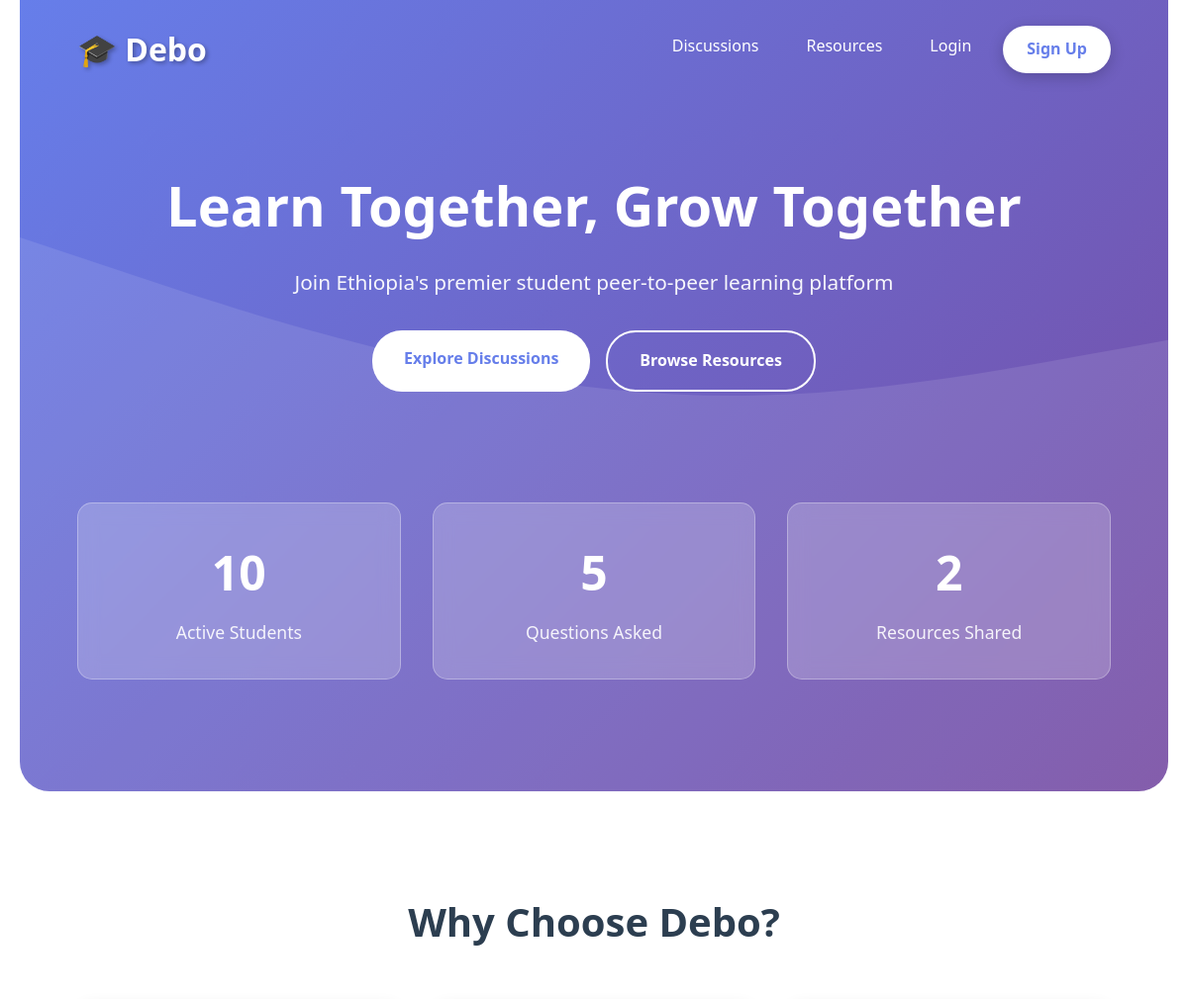
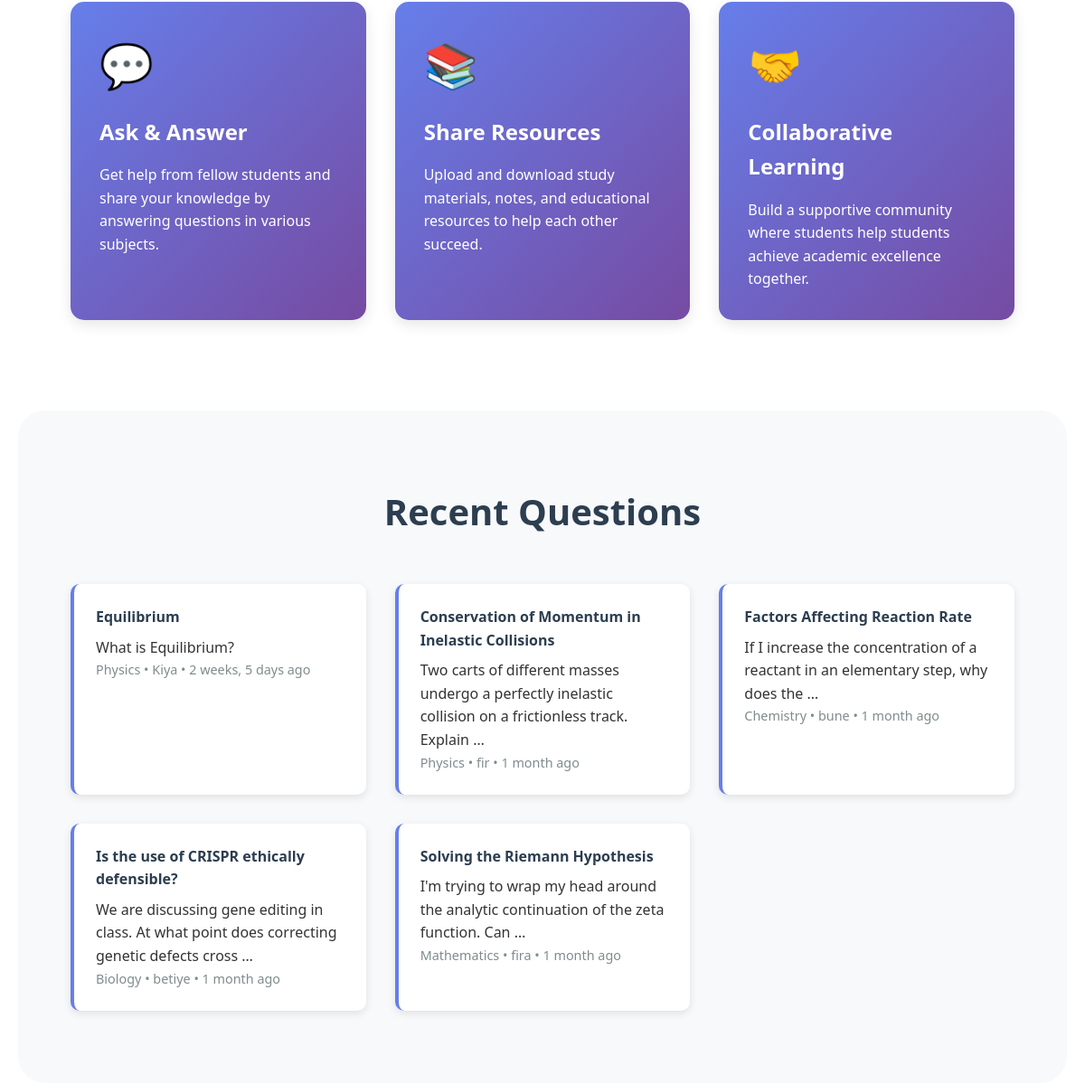
Before: / (upper part) with the older database file (2 pictures, top to bottom).
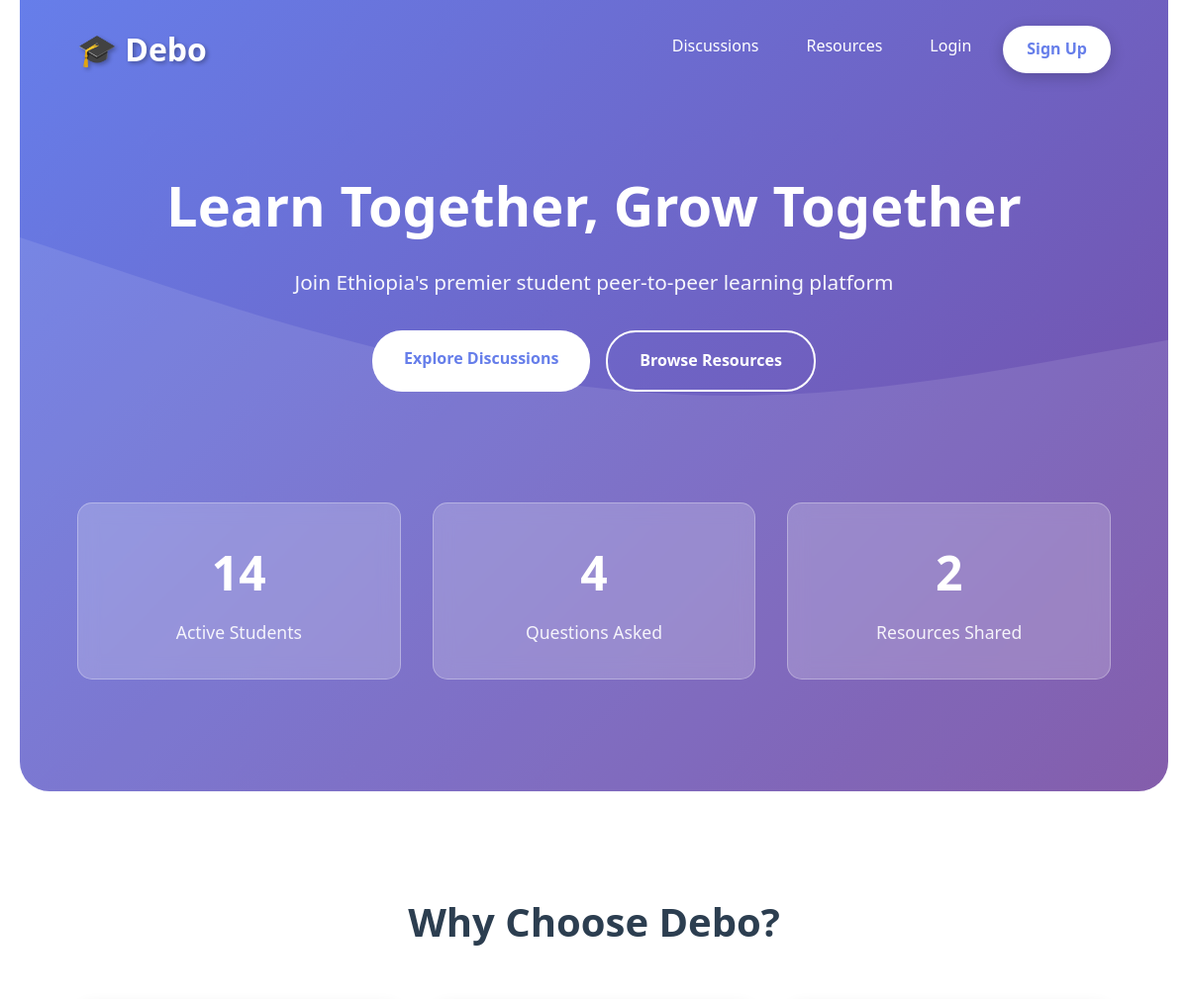
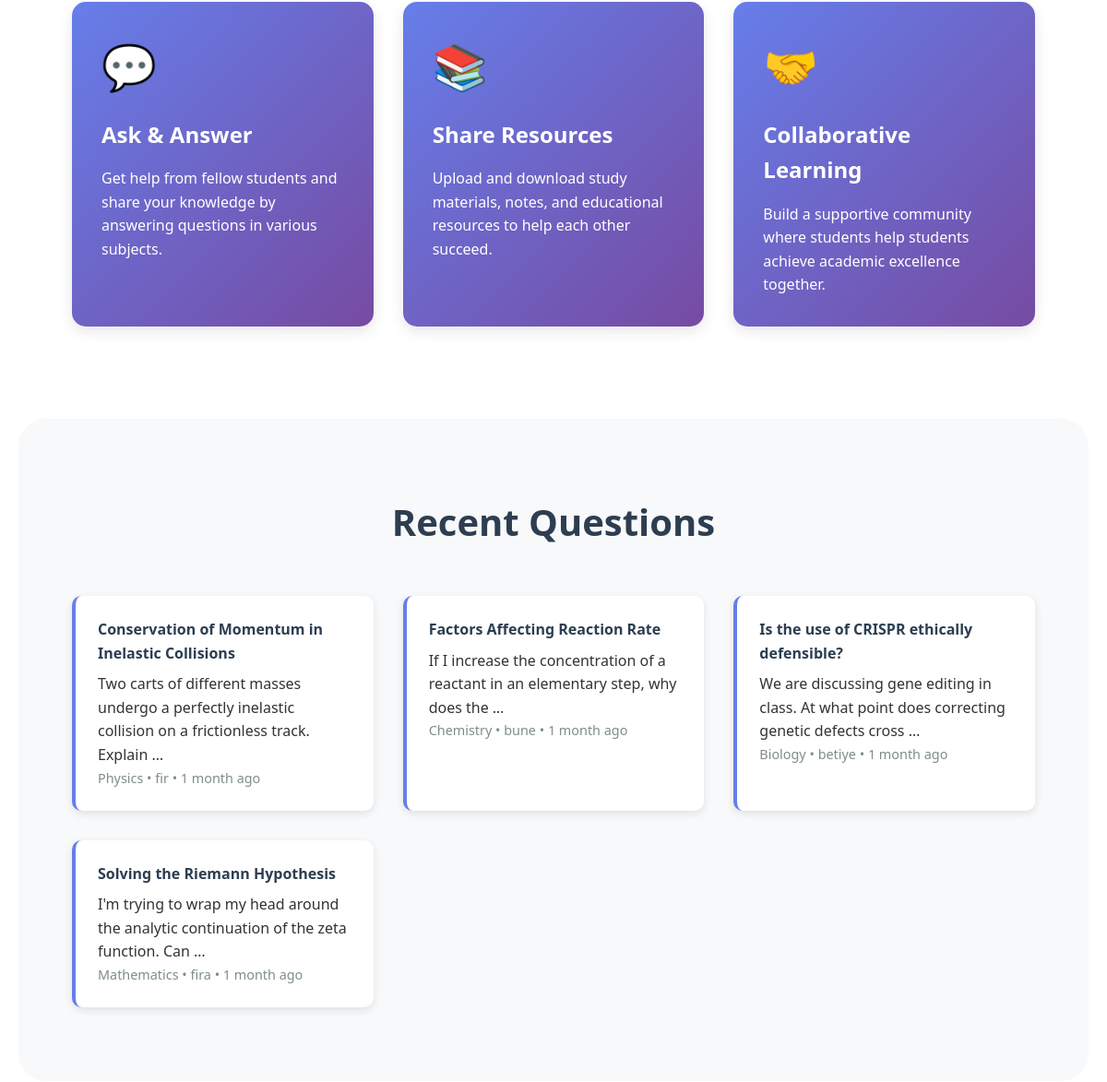
After: the same page with the newer database file (2 pictures, top to bottom).
### discussions/models.py (models this page shows, shortened)
class Question(models.Model):
    SUBJECT_CHOICES = [
        ('math', 'Mathematics'),
        ('science', 'Science'),
        ('english', 'English'),
        ('history', 'History'),
        ('computer', 'Computer Science'),
        ('physics', 'Physics'),
        ('chemistry', 'Chemistry'),
        ('biology', 'Biology'),
        ('other', 'Other'),
    ]
    author = models.ForeignKey(User, on_delete=models.CASCADE, related_name='questions')
    title = models.CharField(max_length=200)
    description = models.TextField()
    subject = models.CharField(max_length=20, choices=SUBJECT_CHOICES, default='other')
    created_at = models.DateTimeField(auto_now_add=True)
    updated_at = models.DateTimeField(auto_now=True)
    class Meta:
        ordering = ['-created_at']

### debo/views.py (the view)
# urls.py: path('', home, name='home'),
def home(request):
    recent_questions = Question.objects.all()[:5]
    recent_resources = Resource.objects.all()[:5]
    total_users = User.objects.count()
    total_questions = Question.objects.count()
    total_resources = Resource.objects.count()
    context = {
        'recent_questions': recent_questions,
        'recent_resources': recent_resources,
        'total_users': total_users,
        'total_questions': total_questions,
        'total_resources': total_resources,
    }
    return render(request, 'home.html', context)

### templates/home.html (shortened to what this page needs)
<!DOCTYPE html>
<html lang="en">
<head>
</head>
<body>
    <div class="hero">
        <nav>
            <div class="logo">🎓 Debo</div>
            <div class="nav-links">
                <a href="{% url 'question_list' %}">Discussions</a>
                <a href="{% url 'resource_list' %}">Resources</a>
                {% if user.is_authenticated %}
                    <a href="{% url 'profile_view' %}">Profile</a>
                    <a href="{% url 'logout' %}" class="btn-primary">Logout</a>
                {% else %}
                    <a href="{% url 'login' %}">Login</a>
                    <a href="{% url 'register' %}" class="btn-primary">Sign Up</a>
                {% endif %}
            </div>
        </nav>
        <div class="hero-content">
            <h1>Learn Together, Grow Together</h1>
            <p>Join Ethiopia's premier student peer-to-peer learning platform</p>
            <div class="hero-buttons">
                <a href="{% url 'question_list' %}" class="btn btn-white">Explore Discussions</a>
                <a href="{% url 'resource_list' %}" class="btn btn-outline">Browse Resources</a>
            </div>
        </div>
        <div class="stats">
            <div class="stat-card">
                <div class="stat-number">{{ total_users }}</div>
                <div class="stat-label">Active Students</div>
            </div>
            <div class="stat-card">
                <div class="stat-number">{{ total_questions }}</div>
                <div class="stat-label">Questions Asked</div>
            </div>
            <div class="stat-card">
                <div class="stat-number">{{ total_resources }}</div>
                <div class="stat-label">Resources Shared</div>
            </div>
        </div>
    </div>
    <section class="features">
        <h2 class="section-title">Why Choose Debo?</h2>
        <div class="features-grid">
            <div class="feature-card">
                <div class="feature-icon">💬</div>
                <h3>Ask & Answer</h3>
                <p>Get help from fellow students and share your knowledge by answering questions in various subjects.</p>
            </div>
            <div class="feature-card">
                <div class="feature-icon">📚</div>
                <h3>Share Resources</h3>
                <p>Upload and download study materials, notes, and educational resources to help each other succeed.</p>
            </div>
            <div class="feature-card">
                <div class="feature-icon">🤝</div>
                <h3>Collaborative Learning</h3>
                <p>Build a supportive community where students help students achieve academic excellence together.</p>
            </div>
        </div>
    </section>
    {% if recent_questions %}
    <section class="recent-activity">
        <h2 class="section-title">Recent Questions</h2>
        <div class="activity-grid">
            {% for question in recent_questions %}
            <div class="activity-card">
                <h4><a href="{% url 'question_detail' question.pk %}" style="color: #2c3e50; text-decoration: none;">{{ question.title }}</a></h4>
                <p>{{ question.description|truncatewords:15 }}</p>
                <div class="activity-meta">
                    <span>{{ question.get_subject_display }}</span> •
                    <span>{{ question.author.username }}</span> •
                    <span>{{ question.created_at|timesince }} ago</span>
                </div>
            </div>
            {% endfor %}
        </div>
    </section>
    {% endif %}
</body>
</html>

Changed rows visible on the page:
removed Question: title "Equilibrium", description "What is Equilibrium?", subject "Physics", author.username "Kiya", created_at "2 weeks, 5 days"
Other visible differences:
{{ total_users }}: "10" → "14"
{{ total_questions }}: "5" → "4"
